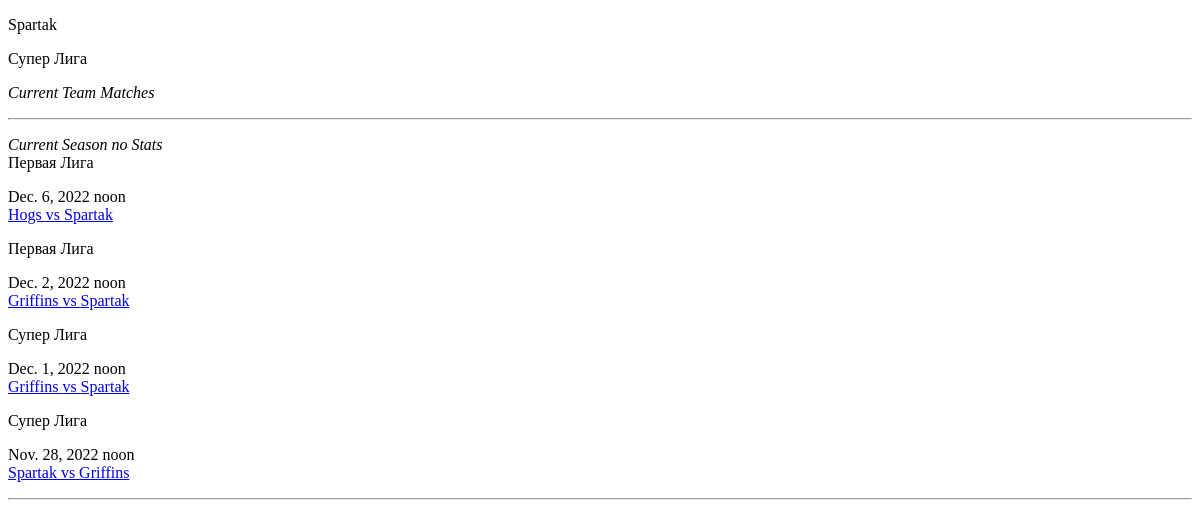
Before: /teams/1/Spartak/Супер Лига/3 with the older database file.
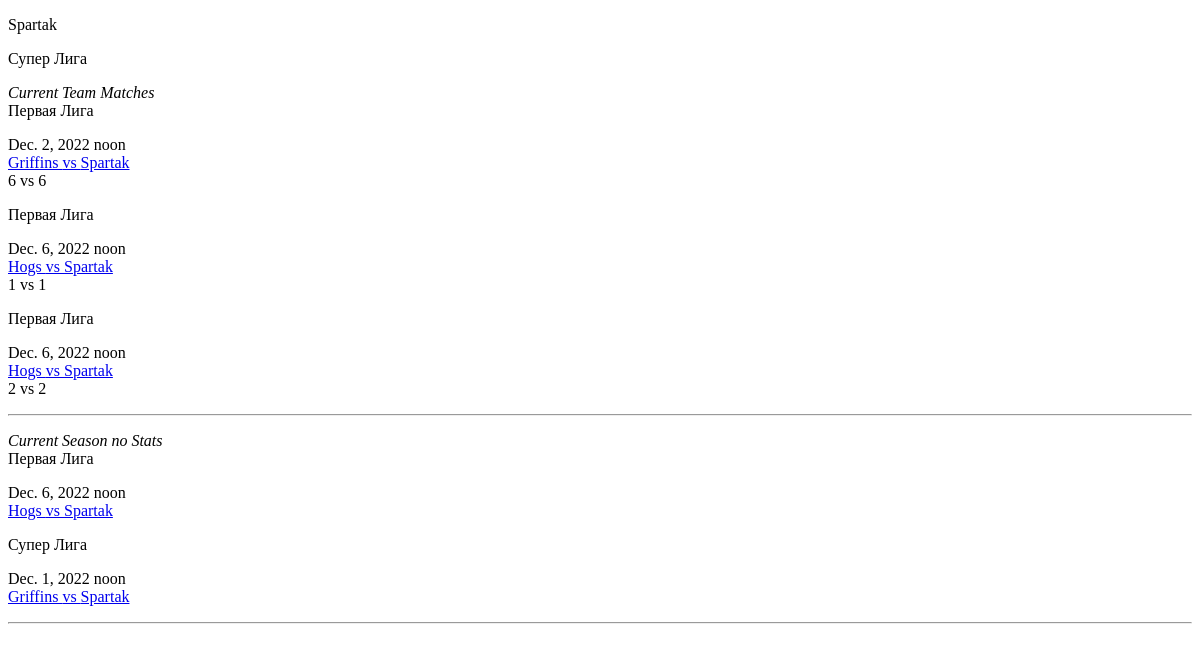
After: the same page with the newer database file.
### matches/models.py (models this page shows, shortened)
class Match(models.Model):
    season = models.ForeignKey(Season, on_delete=models.SET_NULL, null=True)
    tournament = models.ForeignKey(Tournament, on_delete=models.SET_NULL, null=True)
    is_playoff = models.BooleanField(name='Match Type', verbose_name='Playoff Match', default=False)
    date = models.DateField(blank=False)
    time = models.TimeField(blank=False, default='12:00:00')
    place = models.CharField(max_length=200, default='City and Stadium')
    field_length = models.IntegerField(default=90)
    team_a = models.ForeignKey(Team, on_delete=models.SET_NULL, null=True, related_name='team_a')
    team_b = models.ForeignKey(Team, on_delete=models.SET_NULL, null=True, related_name='team_b')
    class Meta:
        verbose_name = "Match"
        verbose_name_plural = "Matches"
        ordering = ['season', '-date']
    def get_absolute_url(self):
        return reverse('match_page', kwargs={
            'match_id': self.pk,
            'tournament': self.tournament.name,
            'season': self.season.year
        })

### tournaments/models.py (models this page shows, shortened)
class Tournament(models.Model):
    season = models.ManyToManyField(Season)
    name = models.CharField(max_length=100, blank=False)
    description = models.TextField(max_length=200, blank=True)
    def __str__(self):
        return f'{self.name}'
    class Meta:
        verbose_name = "Tournament"
        verbose_name_plural = "Tournament"
        ordering = ['-name']

### teams/models.py (models this page shows, shortened)
class Team(models.Model):
    name = models.CharField(max_length=250, blank=False)
    tournament = models.ForeignKey(Tournament, null=True, on_delete=models.SET_NULL)
    description = models.TextField(max_length=200, blank=True)
    class Meta:
        verbose_name = "Team"
        verbose_name_plural = "Teams"
        ordering = ['-tournament']

### stats/models.py (models this page shows, shortened)
class StatsMatchOnline(models.Model):
    match = models.ForeignKey(Match, on_delete=models.CASCADE, blank=False)
    score_team_a = models.IntegerField(default=0)
    score_team_b = models.IntegerField(default=0)
    class Meta:
        verbose_name = "Match Stats Online"

### teams/views.py (the view)
class TeamDetail(View):
    def get(self, request, team_id, name, tournament, tournament_id):
        selected_team = Team.objects.get(id=team_id)
        team_name = name
        team_current_tournament_matches = Match.objects.filter(
            Q(tournament=tournament_id) & Q(team_a=team_id) | Q(team_b=team_id))
        current_matches_stats = StatsMatchOnline.objects.filter(match__id__in=team_current_tournament_matches)
        matches_no_stats = team_current_tournament_matches.exclude(id__in=current_matches_stats)
        return render(request, 'teams/team_page.html',
                      {
                          'selected_team': selected_team,
                          'team_current_tournament_matches': team_current_tournament_matches,
                          'current_season': _get_current_season(),
                          'current_matches_stats': current_matches_stats,
                          'matches_no_stats': matches_no_stats,
                      })

### seasons/models.py (called while the page is built)
def _get_current_season():
    return Season.objects.filter(current_season=True)

### templates/teams/team_page.html (shortened to what this page needs)
<!DOCTYPE html>
<html lang="en">
<head>
</head>
<body>
<p>
    <p>
    {{ selected_team.name }}
    </p>
    <p>
    {{ selected_team.tournament }}
    </p>
</p>
<p><i>Current Team Matches </i>
<br>{% for stats in current_matches_stats %} {{ stats.match.tournament.name }}
    <p>
    {{ stats.match.date }} {{ stats.match.time }}
    <br><a href={{ stats.match.get_absolute_url }}>
    {{ stats.match.team_a.name }} vs {{ stats.match.team_b.name }}</a>
    <br>
    {{ stats.score_team_a }} vs {{ stats.score_team_b }}
    </p>
{% endfor %}
<hr>
</p>
<p><i>Current Season no Stats</i>
<br>{% for no_stats in matches_no_stats %} {{ no_stats.tournament.name }}
    <p>
    {{ no_stats.date }} {{ no_stats.time }}
    <br><a href={{ no_stats.get_absolute_url }}>
    {{ no_stats.team_a.name }} vs {{ no_stats.team_b.name }}</a>
</p>
{% endfor %}
<hr>
</p>
</body>
</html>

Changed rows visible on the page:
no longer on this page (row unchanged): Match: tournament.name "Первая Лига", date "Dec. 2, 2022", time "noon", team_a.name "Griffins", team_b.name "Spartak"
no longer on this page (row unchanged): Match: tournament.name "Супер Лига", date "Nov. 28, 2022", time "noon", team_a.name "Spartak", team_b.name "Griffins"
added StatsMatchOnline: match.tournament.name "Первая Лига", match "Dec. 2, 2022", match.time "noon", match.team_a.name "Griffins", match.team_b.name "Spartak", score_team_a "6", score_team_b "6"
added StatsMatchOnline: match.tournament.name "Первая Лига", match "Dec. 6, 2022", match.time "noon", match.team_a.name "Hogs", match.team_b.name "Spartak", score_team_a "1", score_team_b "1"
added StatsMatchOnline: match.tournament.name "Первая Лига", match "Dec. 6, 2022", match.time "noon", match.team_a.name "Hogs", match.team_b.name "Spartak", score_team_a "2", score_team_b "2"
